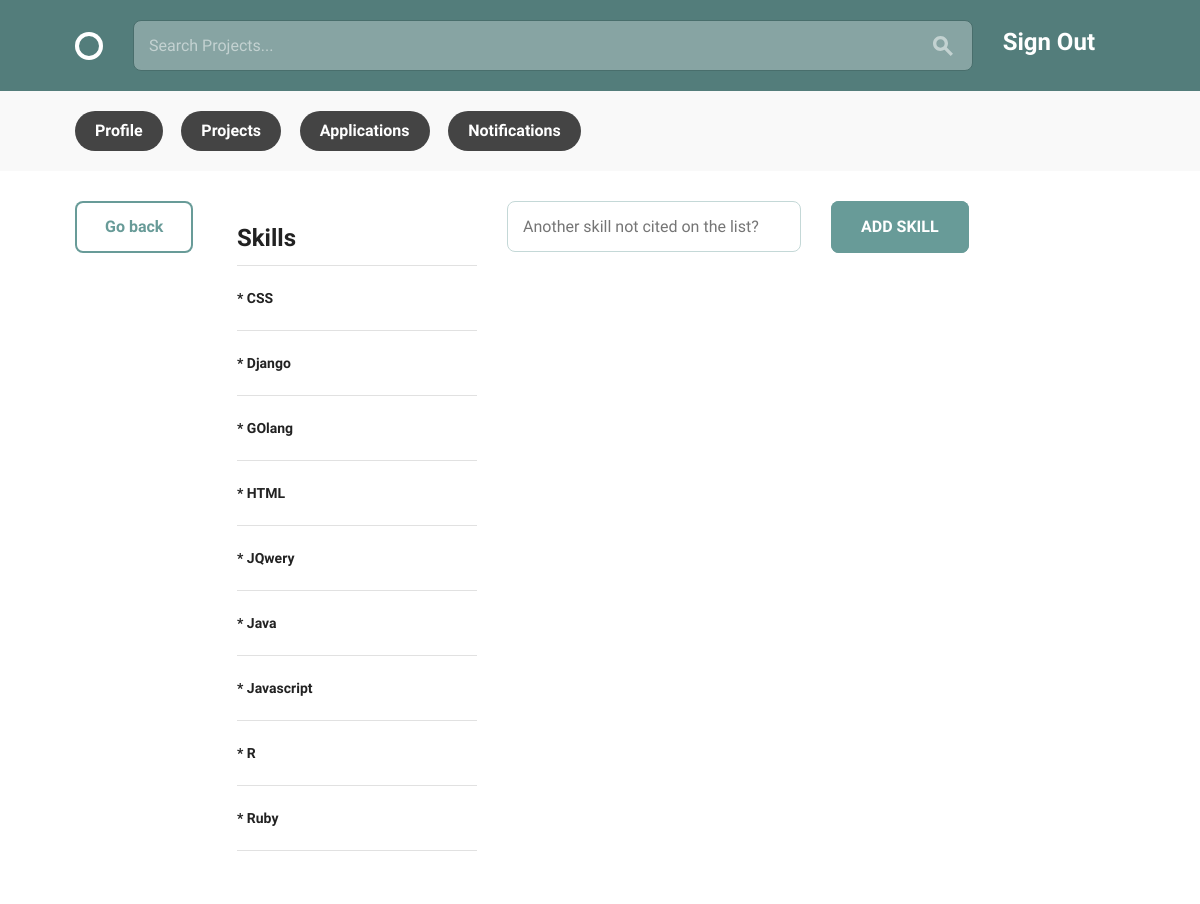
The page /teams/add_skill/ (signed in) on the database as committed earlier.
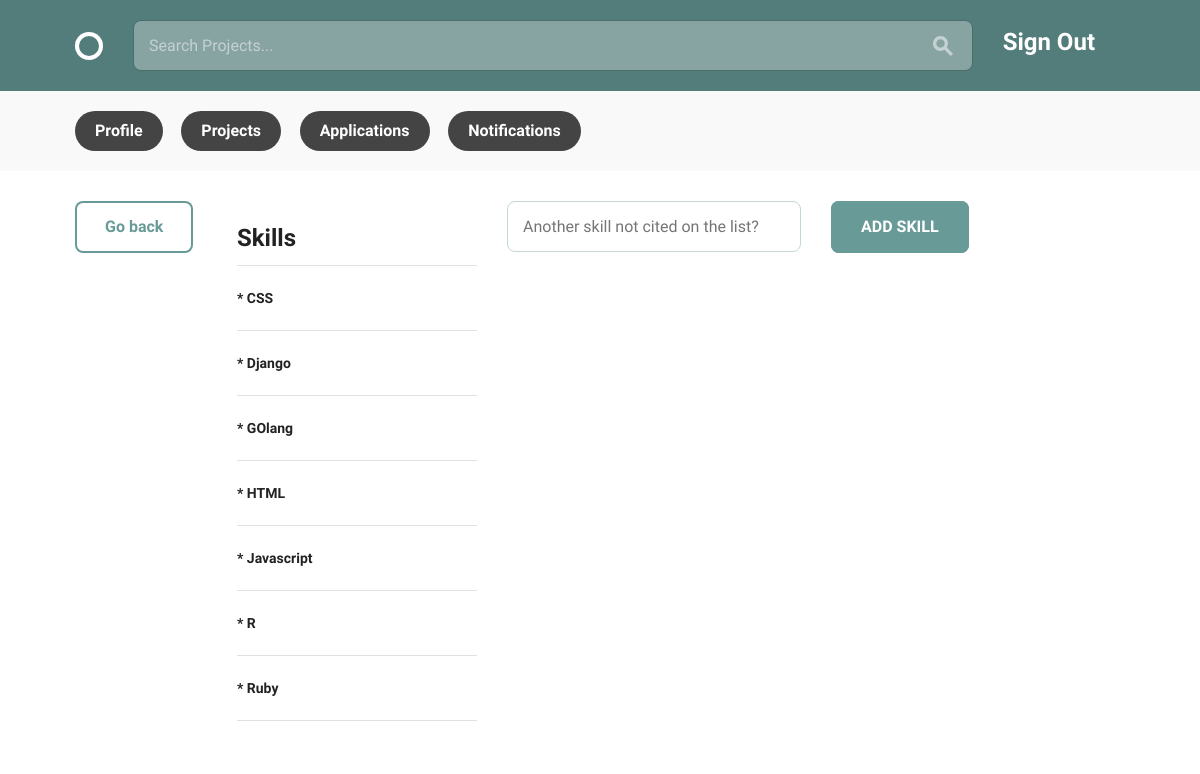
The same page on the database as committed later.
### teams/models.py (models this page shows)
class Skill(models.Model):
    skill_name = models.CharField(max_length=20, blank=True)
    def __str__(self):
        return self.skill_name

### teams/views.py (the view)
@login_required
def add_skills(request):
    if request.method == 'POST':
        new_skill_form = forms.NewSkillForm(request.POST)
        if new_skill_form.is_valid():
            new_skill_form.save()
            messages.success(request, 'New skill added to database!')
            return redirect('teams:add_skills')
    else:
        skills = models.Skill.objects.all()
        skills = skills.extra(order_by = ['skill_name'])
        new_skill_form = forms.NewSkillForm()
    return render(request, 'add_skills.html', {
        'skills': skills, 'new_skill_form': new_skill_form,}
    )

### teams/forms.py
class NewSkillForm(forms.ModelForm):
    skill_name = forms.CharField(max_length=20, label='',
        widget=forms.TextInput(attrs={
            'placeholder': 'Another skill not cited on the list?'}
        )
    )
    class Meta:
        model = models.Skill
        fields = ('skill_name',)

### teams/templates/add_skills.html (shortened to what this page needs)
{% extends 'layout.html' %}
{% load static %}
{% block content %}
<div class="bounds circle--page">
  <div class="grid-15">
    <a class="button" href="{% url 'teams:profile_edit' %}">
      Go back
    </a>
  </div>
  <div class="grid-25">
    <table class="circle--table u-full-width">
      <thead>
        <tr>
          <th> <h2>Skills</h2> </th>
        </tr>
      </thead>
      <tbody>
        {% for skill in skills %}
        <tr>
          <td> <h5> * {{ skill }}</h5> </td>
        </tr>
        {% endfor %}
      </tbody>
    </table>
  </div>
  <form method="POST" action="">
    <div class="grid-30">
      {{ new_skill_form.as_p }}
    </div>
    <div class="grid-15">
      <input type="submit" class="button-primary" value="ADD SKILL">
    </div>
  </form>
</div>
{% endblock %}

Rows that differ between the two databases and show on the page:
removed Skill: skill_name "JQwery"
removed Skill: skill_name "Java"
